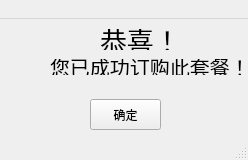
<?xml version="1.0" encoding="UTF-8"?>
<ui version="4.0">
 <class>confirm</class>
 <widget class="QMainWindow" name="confirm">
  <property name="geometry">
   <rect>
    <x>0</x>
    <y>0</y>
    <width>248</width>
    <height>160</height>
   </rect>
  </property>
  <property name="windowTitle">
   <string>订购成功</string>
  </property>
  <widget class="QWidget" name="centralwidget">
   <widget class="QLabel" name="label">
    <property name="geometry">
     <rect>
      <x>100</x>
      <y>10</y>
      <width>71</width>
      <height>21</height>
     </rect>
    </property>
    <property name="font">
     <font>
      <pointsize>20</pointsize>
     </font>
    </property>
    <property name="text">
     <string>恭喜！</string>
    </property>
   </widget>
   <widget class="QLabel" name="label_2">
    <property name="geometry">
     <rect>
      <x>50</x>
      <y>40</y>
      <width>191</width>
      <height>16</height>
     </rect>
    </property>
    <property name="font">
     <font>
      <pointsize>15</pointsize>
     </font>
    </property>
    <property name="text">
     <string>您已成功订购此套餐！</string>
    </property>
   </widget>
   <widget class="QPushButton" name="pushButton">
    <property name="geometry">
     <rect>
      <x>90</x>
      <y>80</y>
      <width>71</width>
      <height>31</height>
     </rect>
    </property>
    <property name="text">
     <string>确定</string>
    </property>
   </widget>
  </widget>
  <widget class="QMenuBar" name="menubar">
   <property name="geometry">
    <rect>
     <x>0</x>
     <y>0</y>
     <width>248</width>
     <height>17</height>
    </rect>
   </property>
   <widget class="QMenu" name="menu">
    <property name="title">
     <string>  </string>
    </property>
   </widget>
   <addaction name="menu"/>
  </widget>
  <widget class="QStatusBar" name="statusbar"/>
 </widget>
 <resources/>
 <connections/>
</ui>
